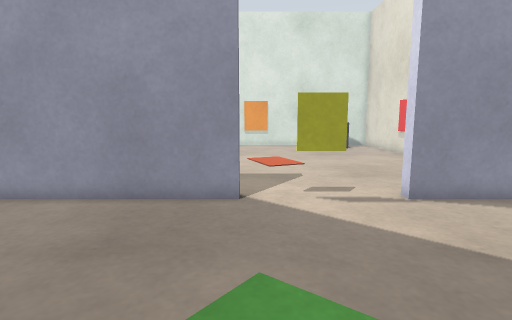
[1] (above)

16 first-person views from a walk through a robot-simulator world made for Gazebo. The camera is 0.48 m above the floor, tilts 8° down and sees 80° across. The floor is counted in squares, 0.2 m on a side. Each view is taken from the middle of a square. On the plan, view 1 faces up. The plan holds only what a view shows up to about 19 squares ahead; the rest is blank. The place goes on beyond the plan. Robots are left out.

[2]
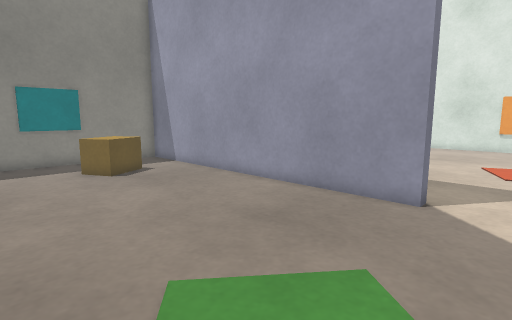

[3]
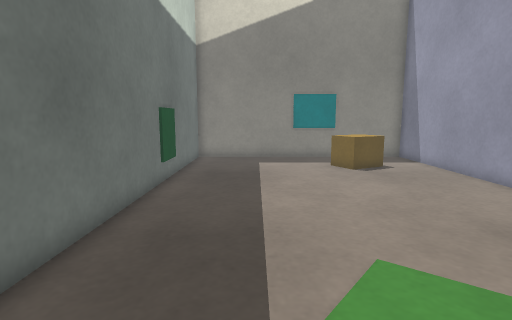

[4]
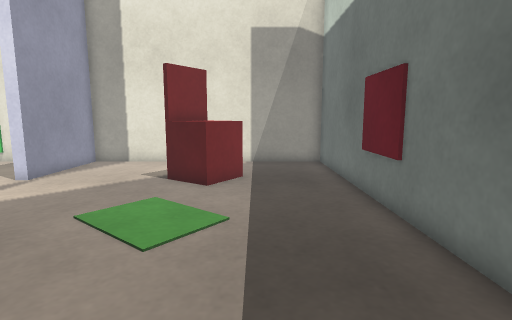

[5]
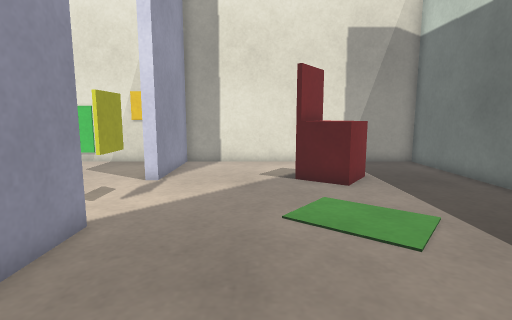

[6]
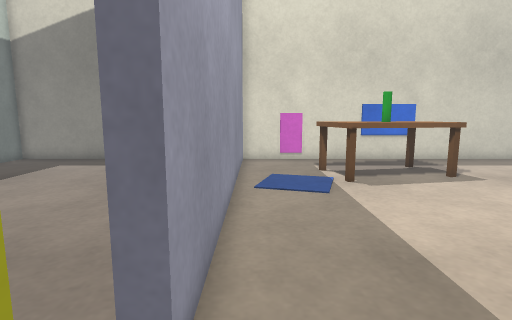

[7]
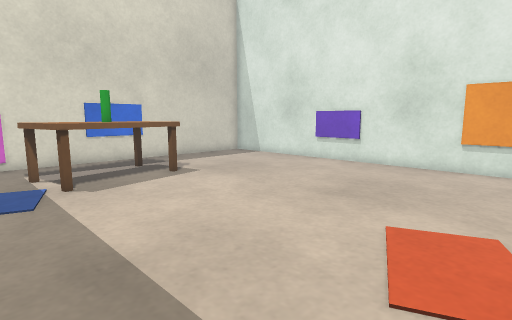

[8]
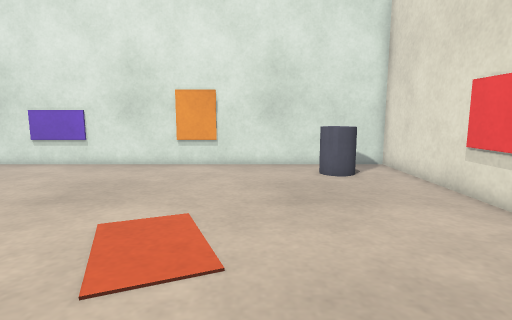

[9]
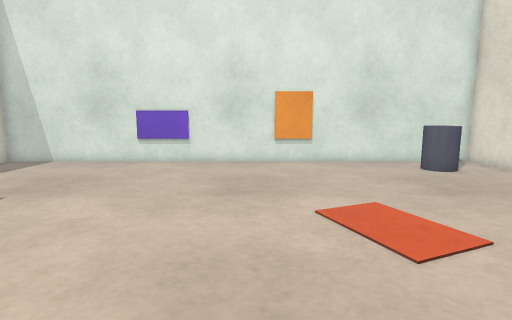

[10]
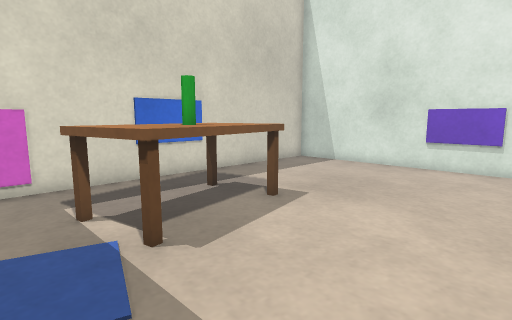

[11]
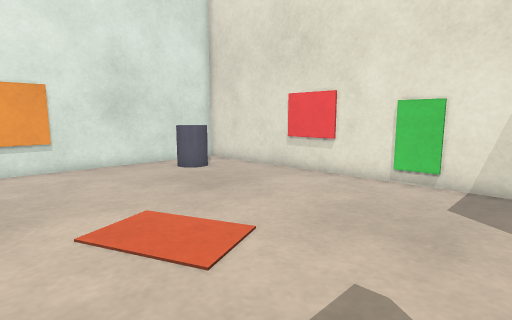

[12]
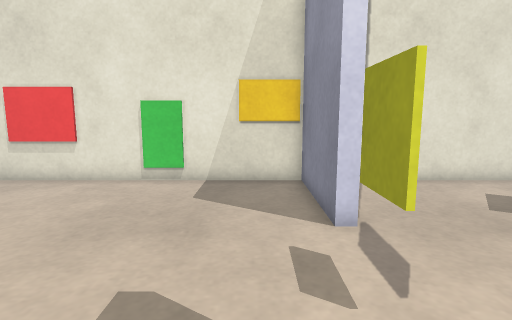

[13]
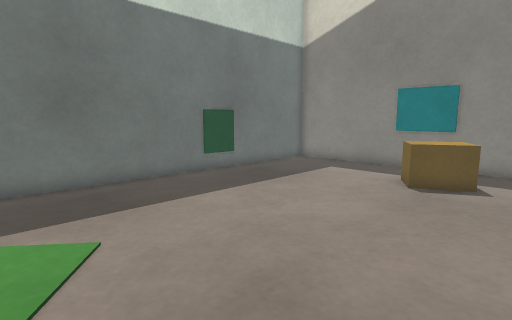

[14]
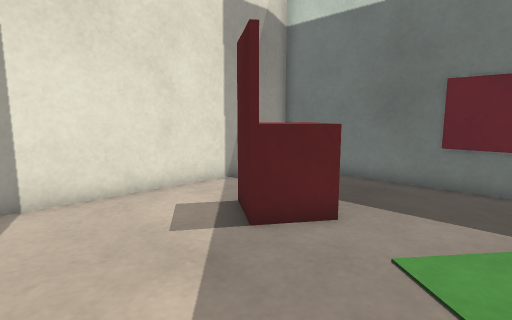

[15]
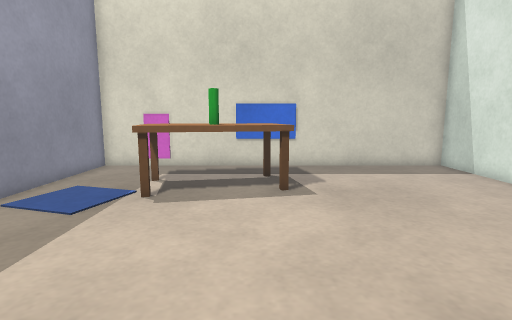

[16]
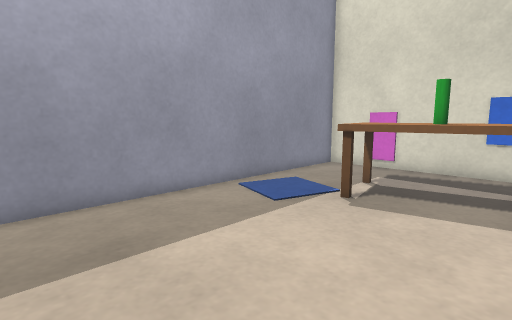

### Floor plan
Points are (right, up) in squares from view 1. A wall is a line through its corners. A room is listed if a view was taken in it or the views show most of it. See-through windows are left out.
Room 1 (views 1, 2, 3, 4, 5, 13, 14)
walls: (-0.5, 9.3) (-0.5, 8.8) (-15.5, 8.8) (-15.5, -3.5) (9.5, -3.5) (9.5, 8.8) (4.5, 8.8) (4.5, 9.3)
ways out: opening at (2, 9) to room 2
objects: picture (-15, 3) to (-15, 4); crate (-13, 4) to (-11, 6); picture (-9, -3); picture (1, -3) to (2, -3); picture (1, 9) to (3, 9); chair (4, 1) to (6, 3)
Room 2 (views 6, 7, 8, 9, 10, 11, 12, 15, 16)
walls: (4.5, 9.3) (9.5, 9.3) (9.5, 26.5) (-15.5, 26.5) (-15.5, 9.3) (-0.5, 9.3)
ways out: opening at (2, 9) to room 1
objects: picture (-15, 12); picture (-15, 17) to (-15, 18); table (-13, 13) to (-9, 18); green cylinder (-11, 15) to (-11, 16); picture (-7, 26); picture (0, 26); bin (6, 23) to (7, 25); picture (9, 10) to (9, 11); picture (9, 14) to (9, 15); picture (9, 19)

Where each view was taken, in squares from view 1:
view 1: 0 up, 0 right, facing up
view 2: 0 up, 2 right, facing up-left
view 3: 0 up, 3 right, facing left
view 4: 0 up, 7 left, facing right
view 5: 5 up, 7 left, facing right
view 6: 10 up, 2 right, facing left
view 7: 11 up, 2 right, facing up-left
view 8: 11 up, 3 right, facing up
view 9: 10 up, 2 left, facing up
view 10: 11 up, 4 left, facing up-left
view 11: 11 up, 2 left, facing up-right
view 12: 11 up, 2 left, facing right
view 13: 8 up, 0 right, facing down-left
view 14: 8 up, 0 right, facing down-right
view 15: 17 up, 0 right, facing left
view 16: 18 up, 1 left, facing down-left
